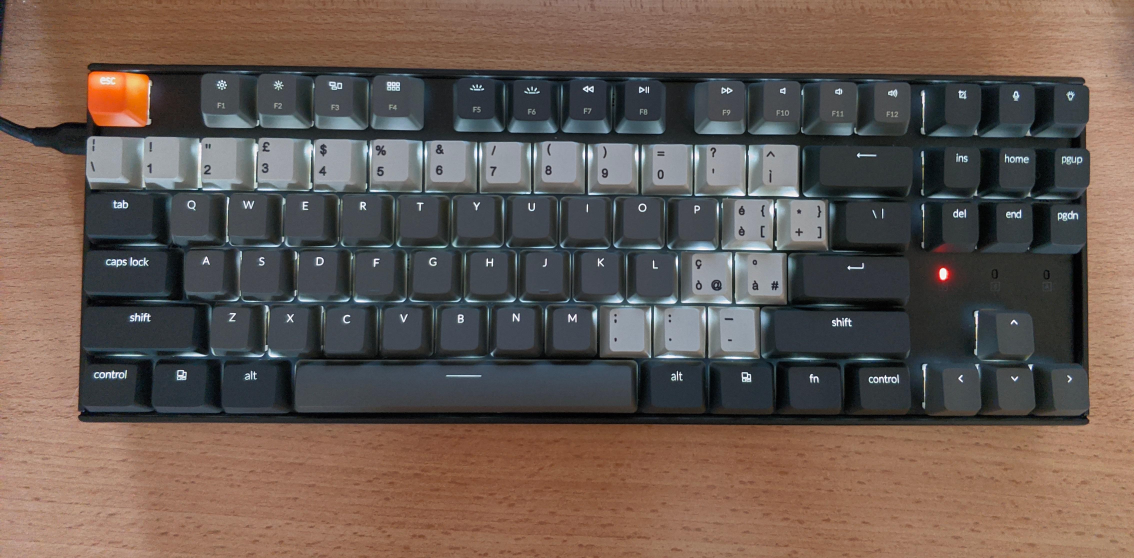
#> input picture ejrvt9lvrpw61.jpg, 4535 x 2232 px, given in place of ., which was not available (shown at 1/4 size)
$ python -i chatgpt.py   (imports and definitions only)
#> lines starting #> are read from the running program, lines starting #| are printed output that depends on the picture; after the words box and inside, x2 and y2 are one past the last pixel; in counts of white or black regions, pixels touching at a corner belong together; pictures that were not available may be replaced by others from this repository, and a replacement may not be noted
import skimage
from matplotlib import pyplot as plt
import numpy as np
from PIL import Image
import pytesseract


def detect_layout_from_image(img_paths, debug=False):

#> called with img_paths = '../ejrvt9lvrpw61.jpg', debug = False
    results = []

    for img_path in img_paths:
        img = plt.imread(img_path)
#> img is the input picture: shape (2232, 4535, 3); mean R, G, B 103.6, 89.4, 81.7
        if img.shape[-1] == 4:
            img = img[..., :3]

        # 1. Convert grayscale
        gray = skimage.color.rgb2gray(img)
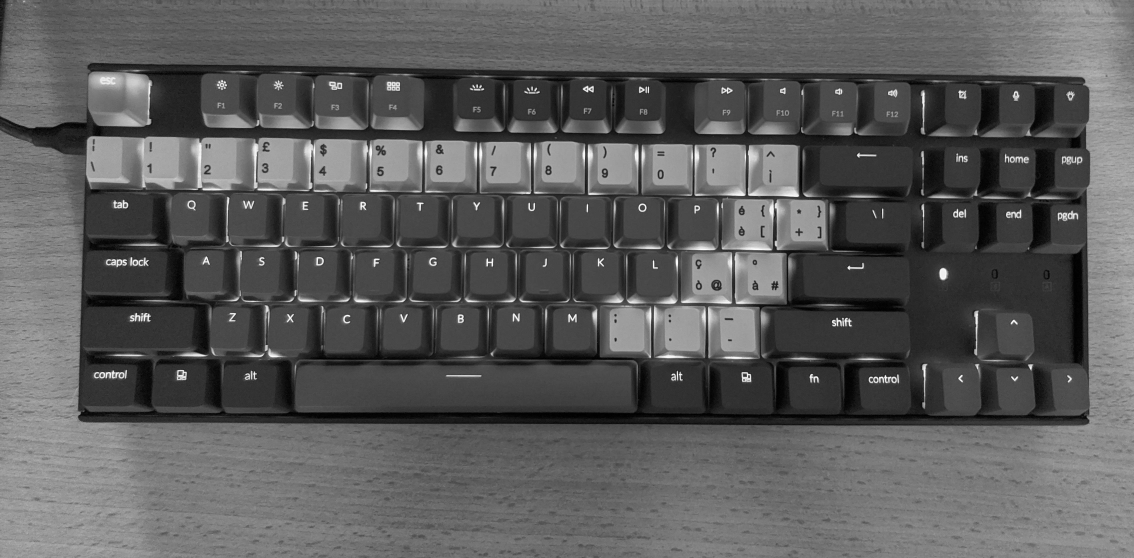
#> gray: shape (2232, 4535) float64 (shown at 1/4 size); min 0, max 1, mean 0.36

        # 2. Threshold
        thresh = skimage.filters.threshold_otsu(gray)
#> thresh = 0.354
        binary = gray < thresh
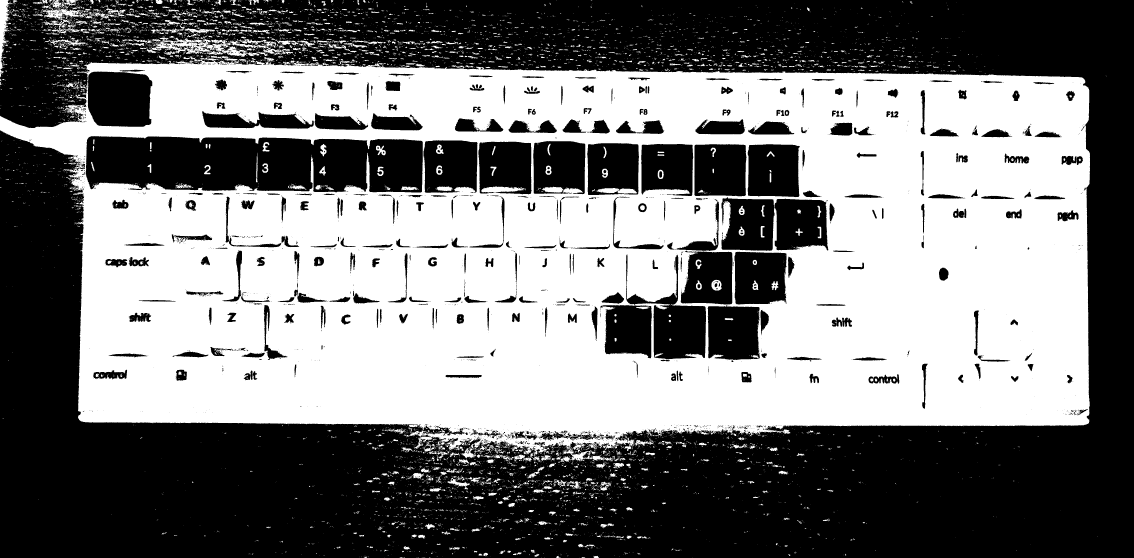
#> binary: shape (2232, 4535) bool (shown at 1/4 size); 47.9% white; 10210 white regions (8786 under 20 px), largest, box (x1, y1, x2, y2) and area: (0, 226, 4360, 1848) 4649892, (587, 149, 1037, 227) 11899, (0, 0, 49, 307) 5947

        # 3. Remove small noise
        binary = skimage.morphology.remove_small_objects(binary, min_size=150)
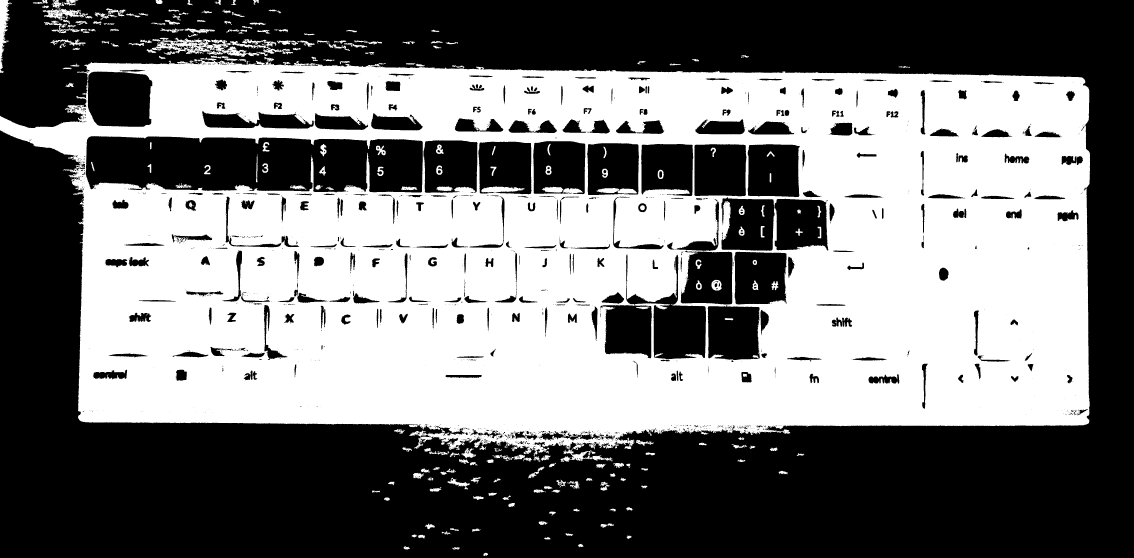
#> binary: shape (2232, 4535) bool (shown at 1/4 size); 46.9% white; 227 white regions

        # 4. Label objects
        labels = skimage.measure.label(binary)
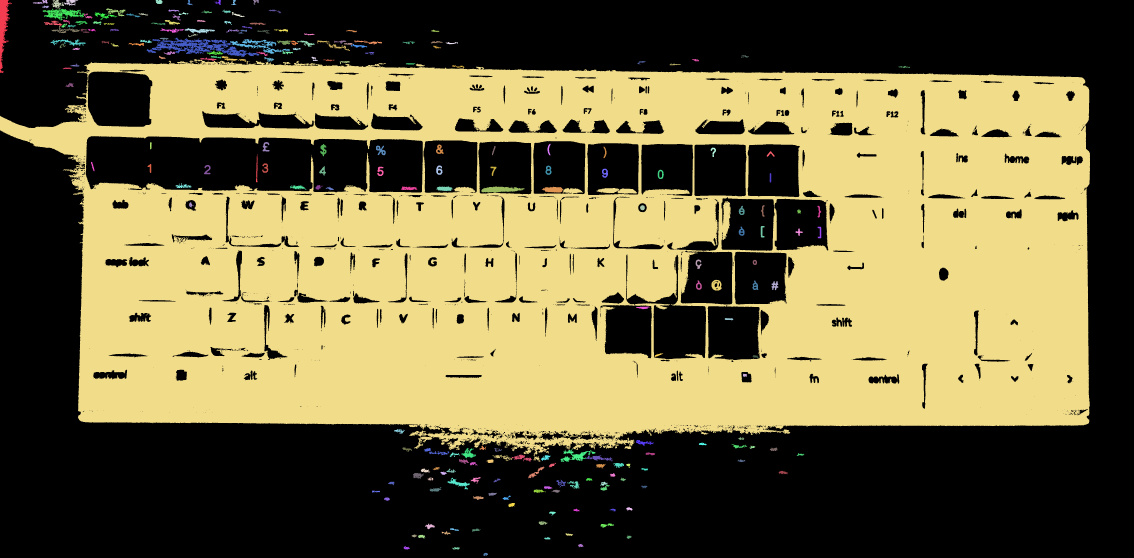
#> labels: shape (2232, 4535) int32 (shown at 1/4 size); 228 distinct labels, from 0 to 227; one colour per label, 0 black
        regions = skimage.measure.regionprops(labels)
#> regions = 227 regions; largest, box (x1, y1, x2, y2) and area: (0, 236, 4360, 1847) 4644777, (587, 149, 1037, 227) 11608, (0, 0, 48, 292) 5826, (920, 156, 1161, 216) 3580, (171, 34, 336, 81) 3494

        # 5. Filter real keys
        key_regions = [
            r for r in regions
            if 800 < r.area < 8000
            and r.solidity > 0.45
            and r.eccentricity < 0.995
        ]
#> key_regions = 12 regions; largest, box (x1, y1, x2, y2) and area: (0, 0, 48, 292) 5826, (171, 34, 336, 81) 3494, (1925, 746, 2098, 770) 2809, (2167, 747, 2252, 771) 1455, (1790, 1909, 1879, 1958) 1178
#> pass 3 of the loop in detect_layout_from_image, `for img_path in img_paths:`:
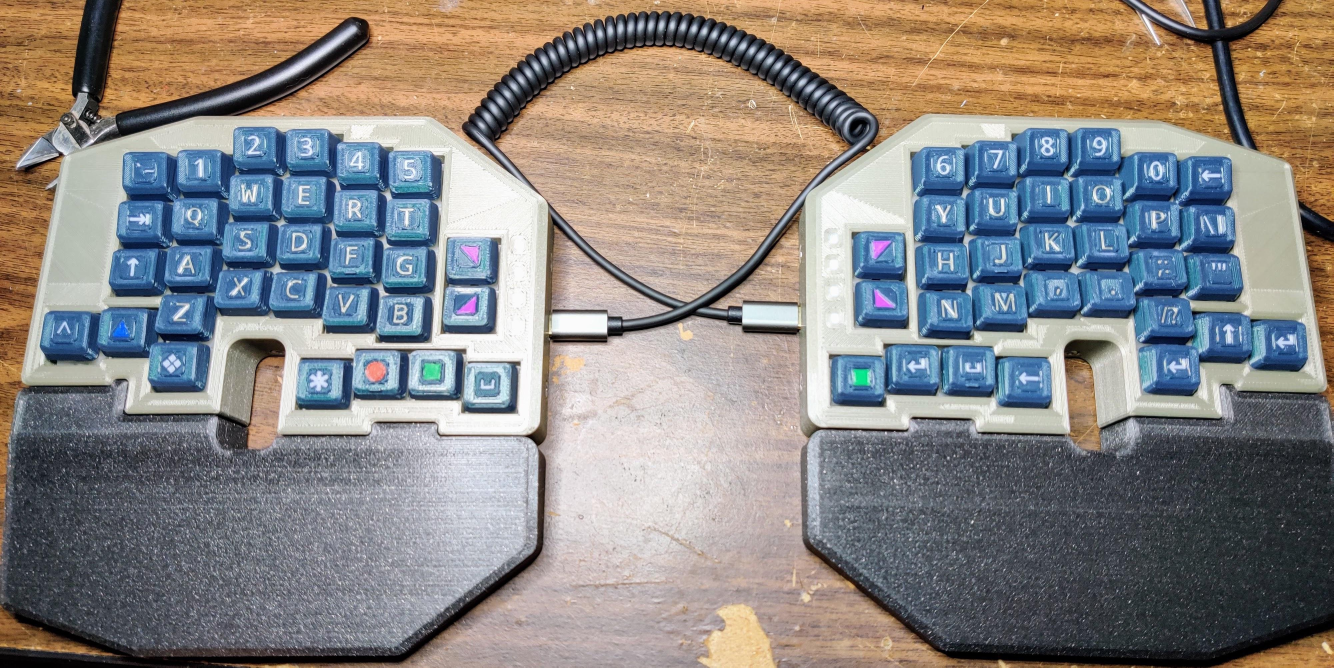
#> input picture r0ff5k8l65571.jpg, 4000 x 2002 px, given in place of , which was not available (shown at 1/3 size)
#> in detect_layout_from_image, img is the input picture: shape (2002, 4000, 3); mean R, G, B 137.3, 133.3, 130.7
#> gray: shape (2002, 4000) float64
#> thresh = 0.498
#> in detect_layout_from_image, `labels = skimage.measure.label(binary)`:
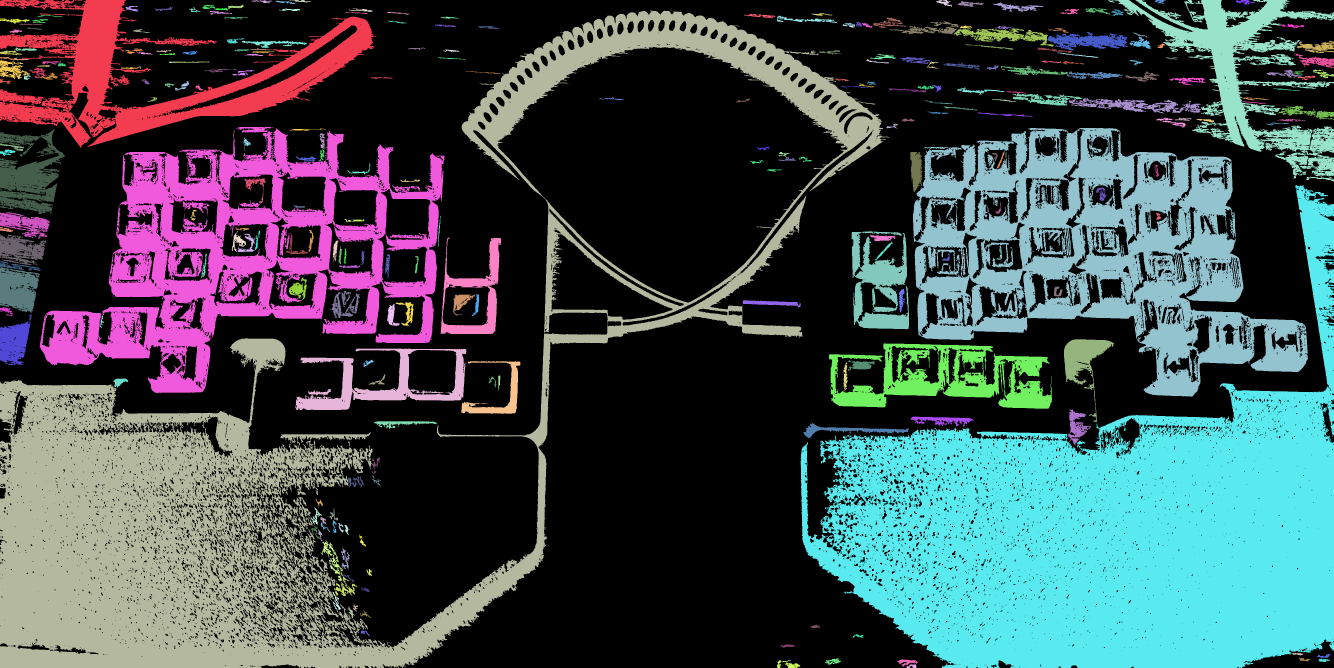
#> labels: shape (2002, 4000) int32 (shown at 1/3 size); 264 distinct labels, from 0 to 263; one colour per label, 0 black
#> regions = 263 regions; largest, box (x1, y1, x2, y2) and area: (2402, 555, 4000, 2002) 1047069, (0, 32, 2668, 2002) 938956, (2739, 384, 3924, 1190) 415861, (119, 380, 1334, 1179) 339512, (0, 0, 1131, 444) 142032
#> key_regions = 28 regions; largest, box (x1, y1, x2, y2) and area: (0, 703, 139, 797) 7560, (3143, 96, 3384, 152) 7084, (2861, 85, 3161, 140) 6194, (0, 637, 149, 716) 5972, (2731, 456, 2770, 576) 3105
#> centroids = 28 pairs, first value 21.66 to 1278.8, second value 33.37 to 3952.6
#> centroids_sorted has the same summary as centroids
#> in detect_layout_from_image, `first_row = centroids_sorted[:15]`: first_row = 15 rows, first 8: [21.66, 3051.6], [69.21, 2666.8], [105.8, 3012.3], [122.9, 3266.1], [130.2, 3423.6], [141.3, 3952.6], [183.5, 3951], [208.7, 33.37]
#> y_vals = [21.66, 69.21, 105.8, 122.9, 130.2, 141.3, 183.5, 208.7, 213.4, 221.4, 225.9, 231.2, 240.6, 297.5, 337.3]
#> median_y = 208.7
#> in detect_layout_from_image, `first_row = centroids[np.abs(centroids[:, 0] - median_y) < tolerance]`: first_row = [[208.7, 33.37], [213.4, 3096], [221.4, 3854.2]]
#> in detect_layout_from_image, `y, x = first_row[0]`: y = 208.7; x = 33.37
#> in detect_layout_from_image, `y, x = int(y), int(x)`: y = 208; x = 33
#> in detect_layout_from_image, `crop = img[max(0, y-box): y+box, max(0, x-box): x+box]`:
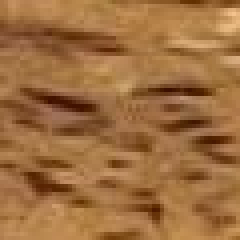
#> crop: shape (60, 60, 3) (shown 4 times larger); mean R, G, B 158.2, 109.8, 63.8

        if len(key_regions) < 20:
            results.append("Unknown")
            continue

        # 6. Centroids
        centroids = np.array([r.centroid for r in key_regions])

        # 7. Sort by y (top to bottom)
        centroids_sorted = centroids[np.argsort(centroids[:, 0])]

        # 8. First row estimation (keys closest in Y)
        first_row = centroids_sorted[:15]

        # cluster based on Y spacing
        y_vals = first_row[:, 0]
        median_y = np.median(y_vals)
        tolerance = 15
        first_row = centroids[np.abs(centroids[:, 0] - median_y) < tolerance]

        # sort first row left → right
        first_row = first_row[np.argsort(first_row[:, 1])]

        # 9. Crop the first-left key (should be Q or A)
        y, x = first_row[0]
        y, x = int(y), int(x)

        box = 30  # crop around centroid
        crop = img[max(0, y-box): y+box, max(0, x-box): x+box]

        # OCR on the cropped key
        try:
#> (the run stopped early here; a loop or call above may not have finished)
